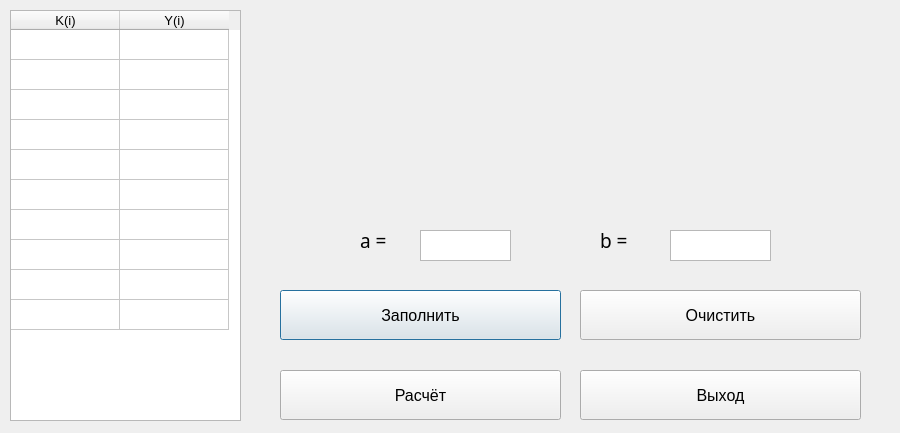
<?xml version="1.0" encoding="UTF-8"?>
<ui version="4.0">
 <class>Dialog</class>
 <widget class="QDialog" name="Dialog">
  <property name="geometry">
   <rect>
    <x>0</x>
    <y>0</y>
    <width>900</width>
    <height>433</height>
   </rect>
  </property>
  <property name="minimumSize">
   <size>
    <width>0</width>
    <height>0</height>
   </size>
  </property>
  <property name="maximumSize">
   <size>
    <width>900</width>
    <height>433</height>
   </size>
  </property>
  <property name="windowTitle">
   <string>Dialog</string>
  </property>
  <widget class="QTableWidget" name="tableWidget">
   <property name="geometry">
    <rect>
     <x>10</x>
     <y>10</y>
     <width>231</width>
     <height>411</height>
    </rect>
   </property>
   <property name="font">
    <font>
     <pointsize>10</pointsize>
    </font>
   </property>
   <attribute name="horizontalHeaderDefaultSectionSize">
    <number>109</number>
   </attribute>
   <attribute name="verticalHeaderVisible">
    <bool>false</bool>
   </attribute>
   <row>
    <property name="text">
     <string/>
    </property>
   </row>
   <row>
    <property name="text">
     <string/>
    </property>
   </row>
   <row>
    <property name="text">
     <string/>
    </property>
   </row>
   <row>
    <property name="text">
     <string/>
    </property>
   </row>
   <row>
    <property name="text">
     <string/>
    </property>
   </row>
   <row>
    <property name="text">
     <string/>
    </property>
   </row>
   <row>
    <property name="text">
     <string/>
    </property>
   </row>
   <row>
    <property name="text">
     <string/>
    </property>
   </row>
   <row>
    <property name="text">
     <string/>
    </property>
   </row>
   <row>
    <property name="text">
     <string/>
    </property>
   </row>
   <column>
    <property name="text">
     <string>K(i)</string>
    </property>
   </column>
   <column>
    <property name="text">
     <string>Y(i)</string>
    </property>
   </column>
  </widget>
  <widget class="QPushButton" name="btn_random_number">
   <property name="geometry">
    <rect>
     <x>280</x>
     <y>290</y>
     <width>281</width>
     <height>50</height>
    </rect>
   </property>
   <property name="font">
    <font>
     <family>Segoe UI</family>
     <pointsize>12</pointsize>
    </font>
   </property>
   <property name="text">
    <string>Заполнить</string>
   </property>
  </widget>
  <widget class="QPushButton" name="btn_solve">
   <property name="geometry">
    <rect>
     <x>280</x>
     <y>370</y>
     <width>281</width>
     <height>50</height>
    </rect>
   </property>
   <property name="font">
    <font>
     <family>Segoe UI</family>
     <pointsize>12</pointsize>
    </font>
   </property>
   <property name="text">
    <string>Расчёт</string>
   </property>
  </widget>
  <widget class="QPushButton" name="btn_clear">
   <property name="geometry">
    <rect>
     <x>580</x>
     <y>290</y>
     <width>281</width>
     <height>50</height>
    </rect>
   </property>
   <property name="font">
    <font>
     <family>Segoe UI</family>
     <pointsize>12</pointsize>
    </font>
   </property>
   <property name="text">
    <string>Очистить</string>
   </property>
  </widget>
  <widget class="QPushButton" name="btn_exit">
   <property name="geometry">
    <rect>
     <x>580</x>
     <y>370</y>
     <width>281</width>
     <height>50</height>
    </rect>
   </property>
   <property name="font">
    <font>
     <family>Segoe UI</family>
     <pointsize>12</pointsize>
    </font>
   </property>
   <property name="text">
    <string>Выход</string>
   </property>
  </widget>
  <widget class="QLabel" name="label_img">
   <property name="geometry">
    <rect>
     <x>260</x>
     <y>10</y>
     <width>621</width>
     <height>191</height>
    </rect>
   </property>
   <property name="text">
    <string/>
   </property>
   <property name="pixmap">
    <pixmap>../task8.png</pixmap>
   </property>
  </widget>
  <widget class="QLabel" name="label_error">
   <property name="geometry">
    <rect>
     <x>270</x>
     <y>320</y>
     <width>391</width>
     <height>31</height>
    </rect>
   </property>
   <property name="font">
    <font>
     <family>Segoe UI</family>
     <pointsize>13</pointsize>
    </font>
   </property>
   <property name="styleSheet">
    <string notr="true">color: rgb(170, 0, 0);</string>
   </property>
   <property name="text">
    <string/>
   </property>
  </widget>
  <widget class="QLabel" name="label">
   <property name="geometry">
    <rect>
     <x>360</x>
     <y>230</y>
     <width>41</width>
     <height>20</height>
    </rect>
   </property>
   <property name="font">
    <font>
     <family>Courier Prime Sans</family>
     <pointsize>14</pointsize>
    </font>
   </property>
   <property name="text">
    <string>a = </string>
   </property>
  </widget>
  <widget class="QLabel" name="label_2">
   <property name="geometry">
    <rect>
     <x>600</x>
     <y>230</y>
     <width>51</width>
     <height>21</height>
    </rect>
   </property>
   <property name="font">
    <font>
     <family>Courier Prime Sans</family>
     <pointsize>14</pointsize>
    </font>
   </property>
   <property name="text">
    <string>b =</string>
   </property>
  </widget>
  <widget class="QPlainTextEdit" name="TextEditA">
   <property name="geometry">
    <rect>
     <x>420</x>
     <y>230</y>
     <width>91</width>
     <height>31</height>
    </rect>
   </property>
  </widget>
  <widget class="QPlainTextEdit" name="TextEditB">
   <property name="geometry">
    <rect>
     <x>670</x>
     <y>230</y>
     <width>101</width>
     <height>31</height>
    </rect>
   </property>
  </widget>
 </widget>
 <resources/>
 <connections/>
</ui>
